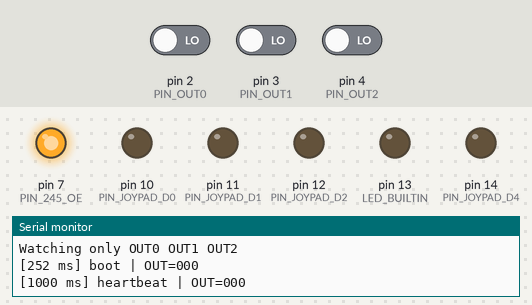
Bench run of a sketch on a simulated Arduino Uno, built with avr-gcc and run on an emulated ATmega328P. On the bench: output pins drawn as LEDs (lit = HIGH), the last lines printed to the serial monitor. The test bench sets the inputs (shaded band); at power-on: pin 2 (PIN_OUT0) LOW, pin 3 (PIN_OUT1) LOW, pin 4 (PIN_OUT2) LOW.

Above: at 1.4 s.
1.5 s: pin 2 (PIN_OUT0) driven HIGH
At 2.6 s:
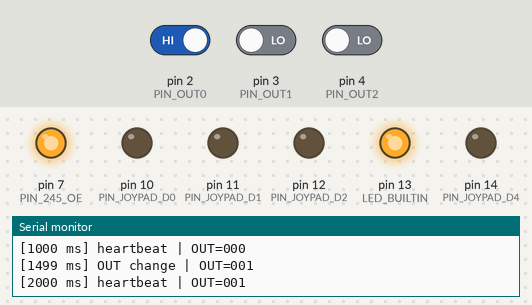
3.0 s: pin 2 (PIN_OUT0) driven LOW
At 3.8 s:
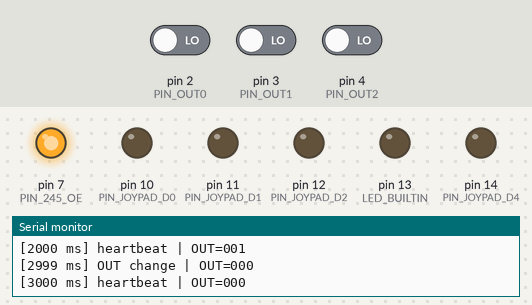
4.5 s: pin 3 (PIN_OUT1) driven HIGH
At 4.9 s:
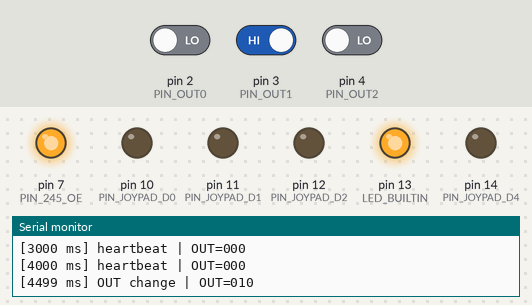
Timing chart, 0 to 7.5 s (numbered marks = the images above; inputs shaded):
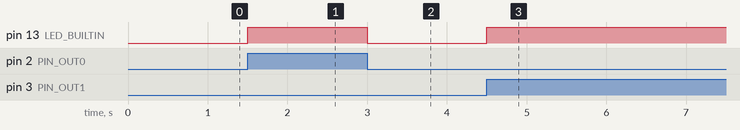

The sketch:

PicoNesV2A_Step1OutOnly.ino
```cpp
#include <Arduino.h>

// V2_A / Step 1 OUT-only probe
//
// Goal:
// - keep the 74HCT245 disabled by default
// - observe only OUT0/OUT1/OUT2 coming from the NES through the 74HC4050
// - ignore /OE2 and A15 completely to remove noise from the logs

static const uint8_t PIN_OUT0 = 2;       // 74HC4050 output from NES OUT0
static const uint8_t PIN_OUT1 = 3;       // 74HC4050 output from NES OUT1
static const uint8_t PIN_OUT2 = 4;       // 74HC4050 output from NES OUT2
static const uint8_t PIN_245_OE = 7;     // 74HCT245 /OE, active low

static const uint8_t PIN_JOYPAD_D0 = 10; // reserved for later
static const uint8_t PIN_JOYPAD_D1 = 11; // reserved for later
static const uint8_t PIN_JOYPAD_D2 = 12; // reserved for later
static const uint8_t PIN_JOYPAD_D3 = 13; // reserved for later
static const uint8_t PIN_JOYPAD_D4 = 14; // reserved for later

static uint8_t lastOut = 0xFF;
static uint32_t lastHeartbeatMs = 0;

static inline uint8_t readOutBits() {
  return (uint8_t)((digitalRead(PIN_OUT0) ? 1 : 0) |
                   (digitalRead(PIN_OUT1) ? 2 : 0) |
                   (digitalRead(PIN_OUT2) ? 4 : 0));
}

static void disable245Safe() {
  pinMode(PIN_245_OE, OUTPUT);
  digitalWrite(PIN_245_OE, HIGH); // HIGH = disabled (tri-state)
}

static void setupJoypadOutputsIdle() {
  const uint8_t pins[5] = {
    PIN_JOYPAD_D0, PIN_JOYPAD_D1, PIN_JOYPAD_D2, PIN_JOYPAD_D3, PIN_JOYPAD_D4
  };

  for (uint8_t i = 0; i < 5; ++i) {
    pinMode(pins[i], OUTPUT);
    digitalWrite(pins[i], LOW);
  }
}

static void setupInputs() {
  pinMode(PIN_OUT0, INPUT);
  pinMode(PIN_OUT1, INPUT);
  pinMode(PIN_OUT2, INPUT);
}

static void logOutState(const char* reason) {
  const uint8_t out = readOutBits();

  Serial.print('[');
  Serial.print(millis());
  Serial.print(F(" ms] "));
  Serial.print(reason);
  Serial.print(F(" | OUT="));
  Serial.print((out >> 2) & 1);
  Serial.print((out >> 1) & 1);
  Serial.println(out & 1);
}

void setup() {
  pinMode(LED_BUILTIN, OUTPUT);
  digitalWrite(LED_BUILTIN, LOW);

  disable245Safe();
  setupJoypadOutputsIdle();
  setupInputs();

  Serial.begin(115200);
  delay(250);
  Serial.println();
  Serial.println(F("PicoNesV2A_Step1OutOnly start"));
  Serial.println(F("74HCT245 forced SAFE: /OE held HIGH"));
  Serial.println(F("Watching only OUT0 OUT1 OUT2"));

  lastOut = readOutBits();
  logOutState("boot");
}

void loop() {
  const uint8_t out = readOutBits();

  if (out != lastOut) {
    lastOut = out;
    digitalWrite(LED_BUILTIN, !digitalRead(LED_BUILTIN));
    logOutState("OUT change");
  }

  const uint32_t now = millis();
  if ((uint32_t)(now - lastHeartbeatMs) >= 1000U) {
    lastHeartbeatMs = now;
    logOutState("heartbeat");
  }
}
```

Measured:
- after the input at 1.5 s, pin 13 (LED_BUILTIN): LOW → HIGH at once
- after the input at 3.0 s, pin 13 (LED_BUILTIN): HIGH → LOW at once
- after the input at 4.5 s, pin 13 (LED_BUILTIN): LOW → HIGH at once
